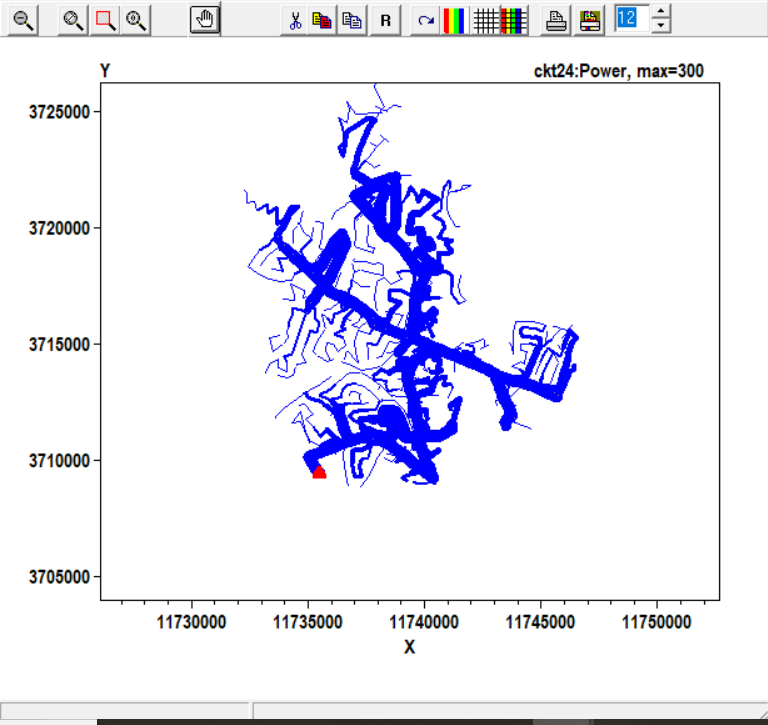
#> input picture 11_power_flow_difference/diff_manyPV_300/power_noPV.png, 768 x 725 px
$ python difference_marker.py
#> lines starting #> are read from the running program, lines starting #| are printed output that depends on the picture; after the words box and inside, x2 and y2 are one past the last pixel; in counts of white or black regions, pixels touching at a corner belong together
import cv2
import matplotlib.pyplot as plt
import numpy as np

def compare_images(path1, path2):
    # Read image in BGR format
#> called with path1 = 'diff_manyPV_300//power_noPV.png', path2 = 'diff_manyPV_300//power_PV.png'
    img1 = cv2.imread(path1,cv2.IMREAD_ANYCOLOR)
#> img1 is the input picture: shape (725, 768, 3); mean B, G, R 246.7, 234.1, 234.2
    #img1 = cv2.cvtColor(img1,cv2.COLOR_BGR2RGB)

    img2 = cv2.imread(path2,cv2.IMREAD_ANYCOLOR)
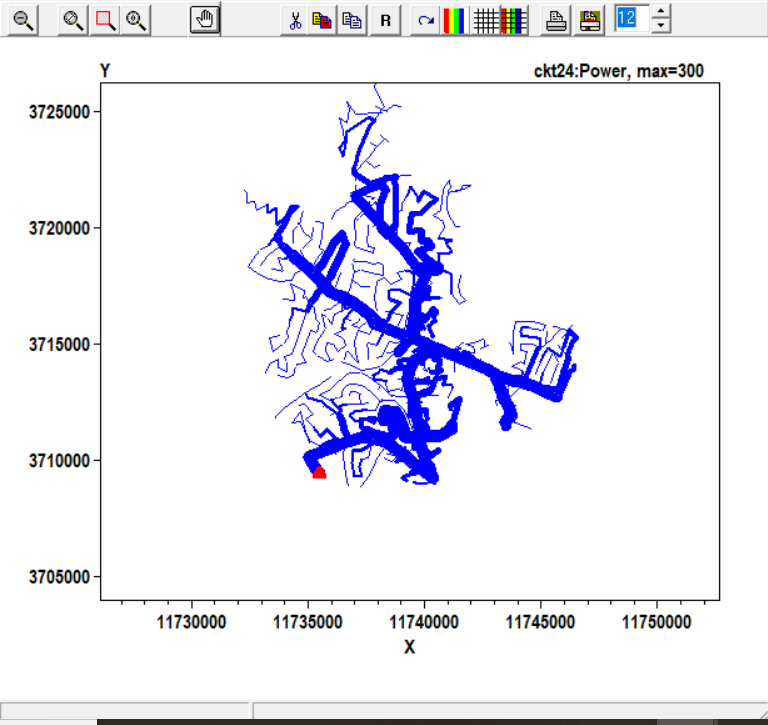
#> input picture 11_power_flow_difference/diff_manyPV_300/power_PV.png, 768 x 725 px
#> img2 is the input picture: shape (725, 768, 3); mean B, G, R 246.7, 235.9, 236

    for k in [0,1,2]:
        for i in range(np.shape(img1)[0]):
            for j in range(np.shape(img1)[1]):
                if img1[i][j][k] != img2[i][j][k]:
                    if k == 0:
                        img1[i][j][k] = 235
                    if k == 1:
                        img1[i][j][k] = 183
                    if k == 2:
                        img1[i][j][k] = 0
#> img1: shape (725, 768, 3); 1.8% of pixels changed, all inside (x1, y1, x2, y2) = (257, 7, 718, 725)

    cv2.imshow("Window",img1)
    cv2.waitKey(0)
    cv2.destroyAllWindows()

if __name__ == "__main__":

    print(
    """
This code compares the power flow between
ckt24 without PV and ckt 24 with 339 small PV systems
in power scales of 0.3 MW, 3 MW and 13 MW. It is necessary
to use many scales to see in totality the power flow differences
    """
    )

    print("(press a keyboard key to close the images)")

    # 300 kW scale
    compare_images("diff_manyPV_300//power_noPV.png",
    "diff_manyPV_300//power_PV.png")

    # 3 MW scale
    compare_images("diff_manyPV_3k//power_noPV.png",
    "diff_manyPV_3k//power_PV.png")
#> call 2 of compare_images, with path1 = 'diff_manyPV_3k//power_noPV.png', path2 = 'diff_manyPV_3k//power_PV.png'
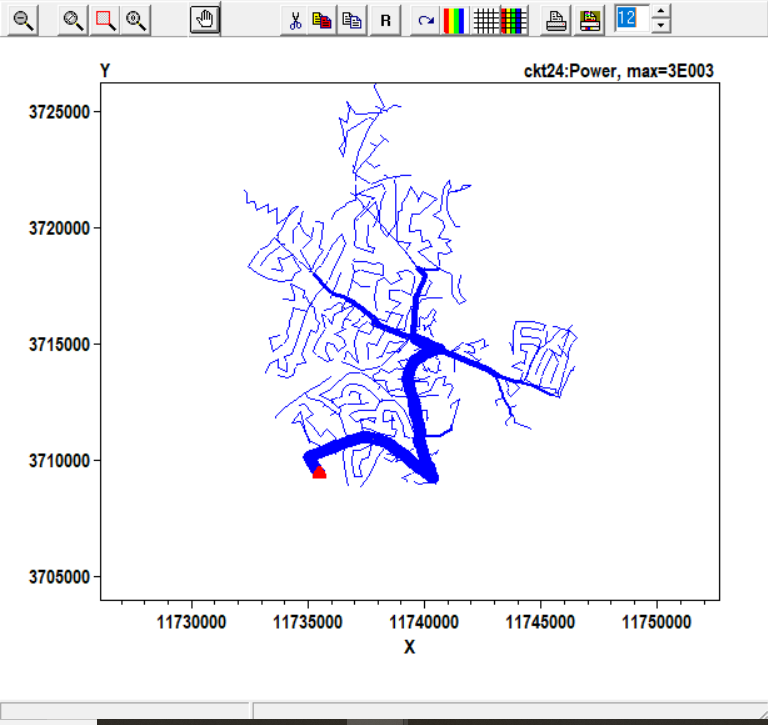
#> input picture 11_power_flow_difference/diff_manyPV_3k/power_noPV.png, 768 x 725 px
#> in compare_images, img1 is the input picture: shape (725, 768, 3); mean B, G, R 246.6, 241.1, 241.1
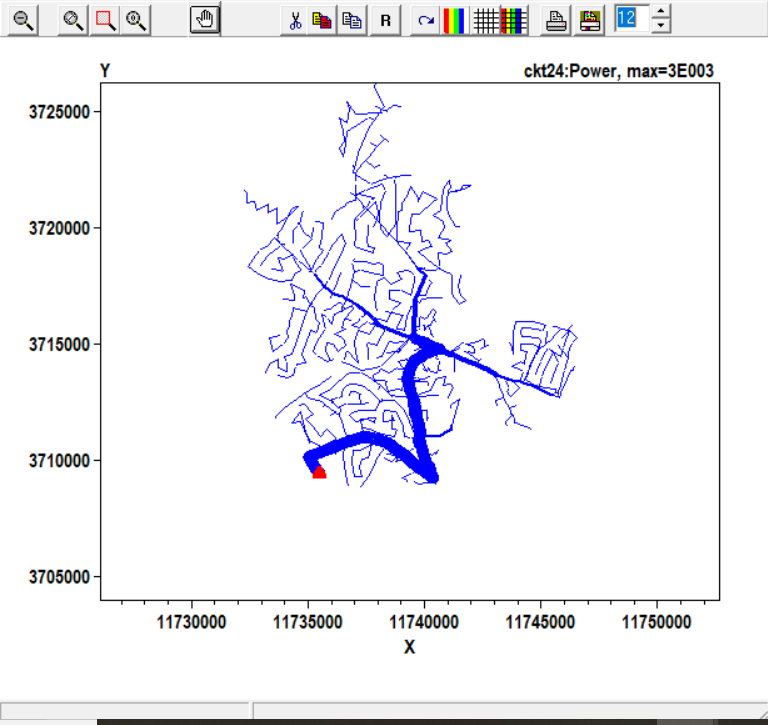
#> input picture 11_power_flow_difference/diff_manyPV_3k/power_PV.png, 768 x 725 px
#> in compare_images, img2 is the input picture: shape (725, 768, 3); mean B, G, R 246.6, 241.3, 241.3
#> after the loop in compare_images (call 2), `for k in [0,1,2]:`:
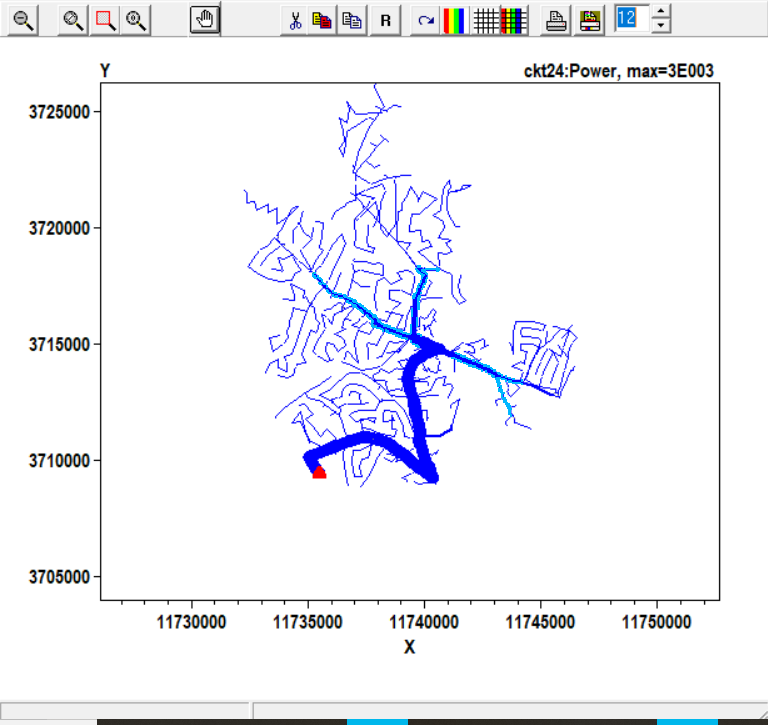
#> img1: shape (725, 768, 3); 0.37% of pixels changed, all inside (x1, y1, x2, y2) = (312, 265, 718, 725)

    # 13 MW scale
    compare_images("diff_manyPV_13k//power_noPV.png",
    "diff_manyPV_13k//power_PV.png")
#> call 3 of compare_images, with path1 = 'diff_manyPV_13k//power_noPV.png', path2 = 'diff_manyPV_13k//power_PV.png'
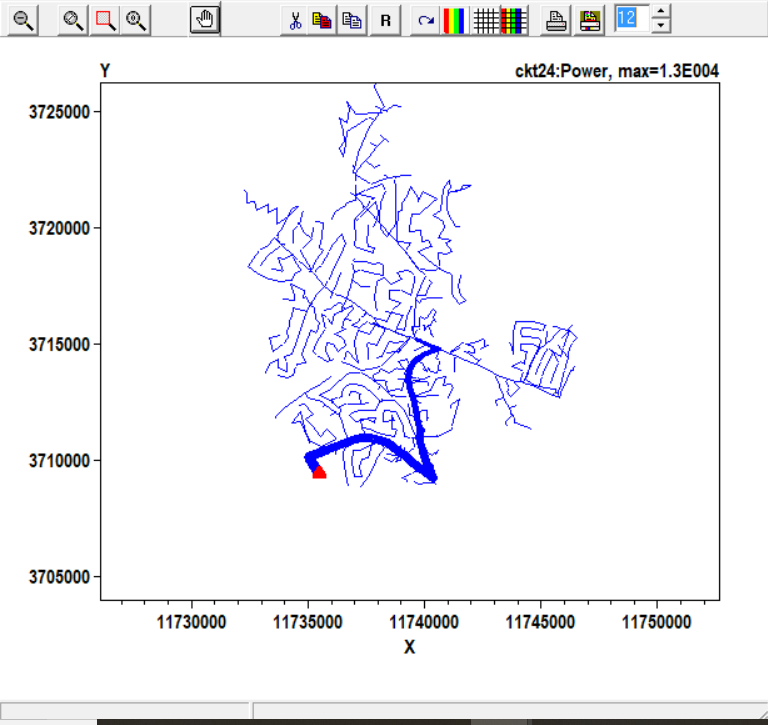
#> input picture 11_power_flow_difference/diff_manyPV_13k/power_noPV.png, 768 x 725 px
#> in compare_images, img1 is the input picture: shape (725, 768, 3); mean B, G, R 246.6, 242.2, 242.3
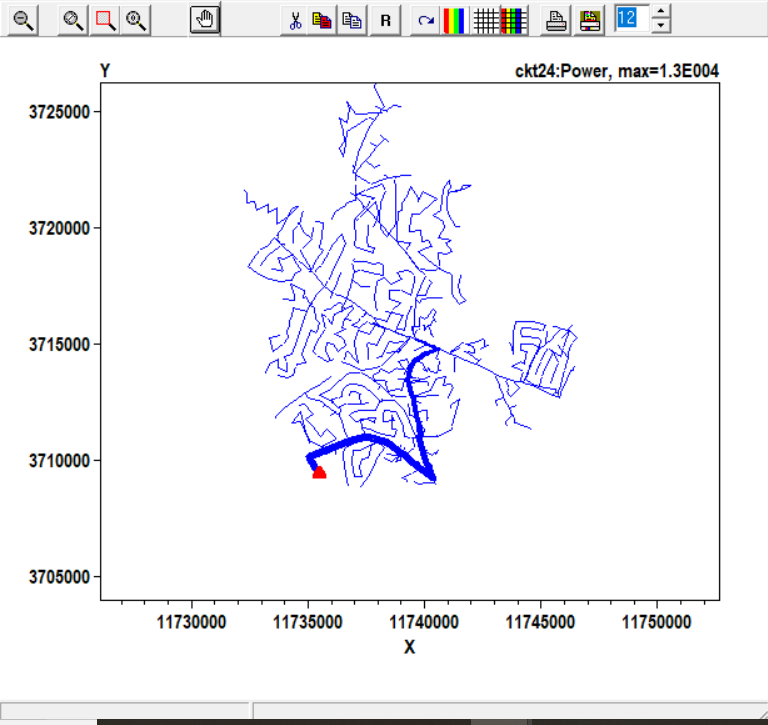
#> input picture 11_power_flow_difference/diff_manyPV_13k/power_PV.png, 768 x 725 px
#> in compare_images, img2 is the input picture: shape (725, 768, 3); mean B, G, R 246.6, 242.4, 242.4
#> after the loop in compare_images (call 3), `for k in [0,1,2]:`:
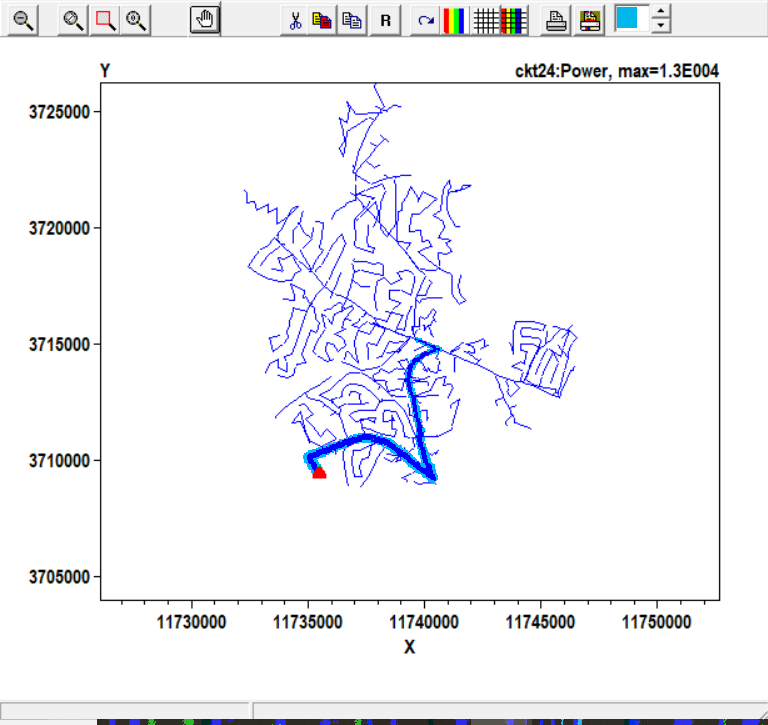
#> img1: shape (725, 768, 3); 0.49% of pixels changed, all inside (x1, y1, x2, y2) = (86, 7, 768, 725)
